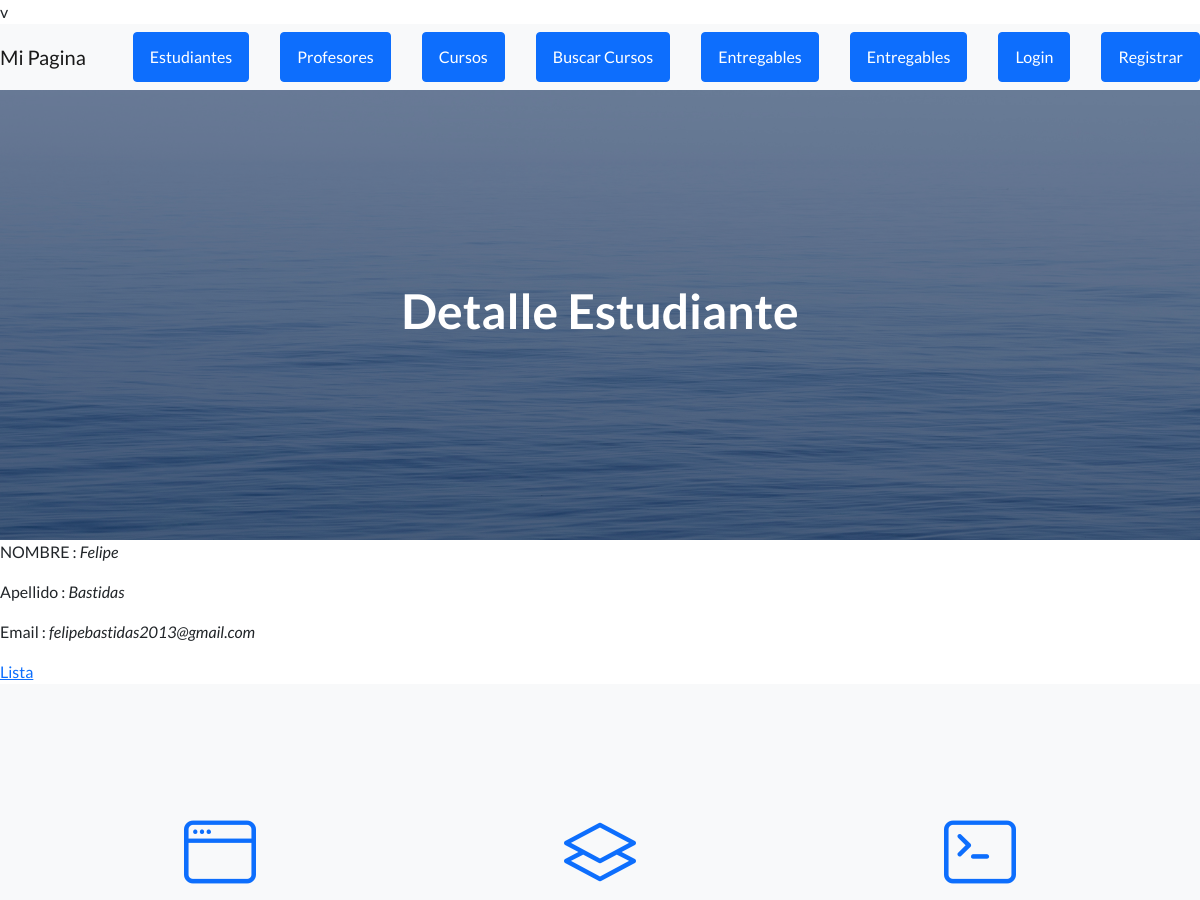
The page /estudiante/1 (upper part) on the database as committed earlier.
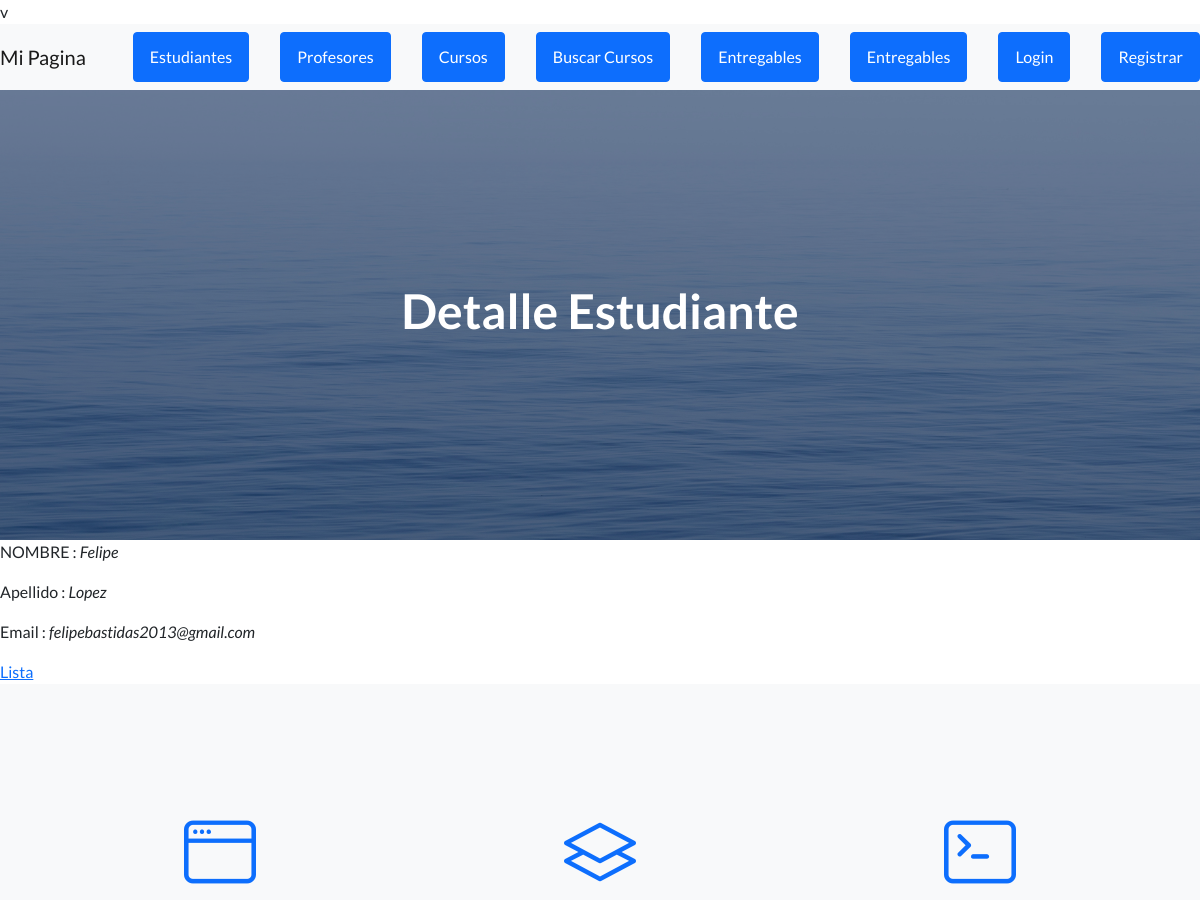
The same page on the database as committed later.
### AppCoder/models.py (models this page shows, shortened)
class Estudiante(models.Model):
    nombre=models.CharField(max_length=30)
    apellido=models.CharField(max_length=30)
    email=models.EmailField()

### AppCoder/views.py (the view)
# urls.py: path('estudiante/<pk>', EstudianteDetalle.as_view(), name='estudiante_detalle'),
class EstudianteDetalle(DetailView,LoginRequiredMixin):
    model = Estudiante
    template_name = 'AppCoder/estudiantes_detalle.html'

### AppCoder/templates/AppCoder/estudiantes_detalle.html
v{% extends "AppCoder/padre.html" %}
{% load static %}
{% block titulo %}
<h1>Detalle Estudiante</h1>
{% endblock %}
{% block contenidoQueCambia %}
    <p>NOMBRE : <i>{{estudiante.nombre}} </i></p>
    <p>Apellido : <i>{{estudiante.apellido}} </i></p>
    <p>Email : <i>{{estudiante.email}} </i></p>
    <a href="{% url 'estudiante_list' %} ">Lista</a>
{% endblock %}

Rows that differ between the two databases and show on the page:
changed Estudiante "Felipe": apellido "Bastidas" → "Lopez"
